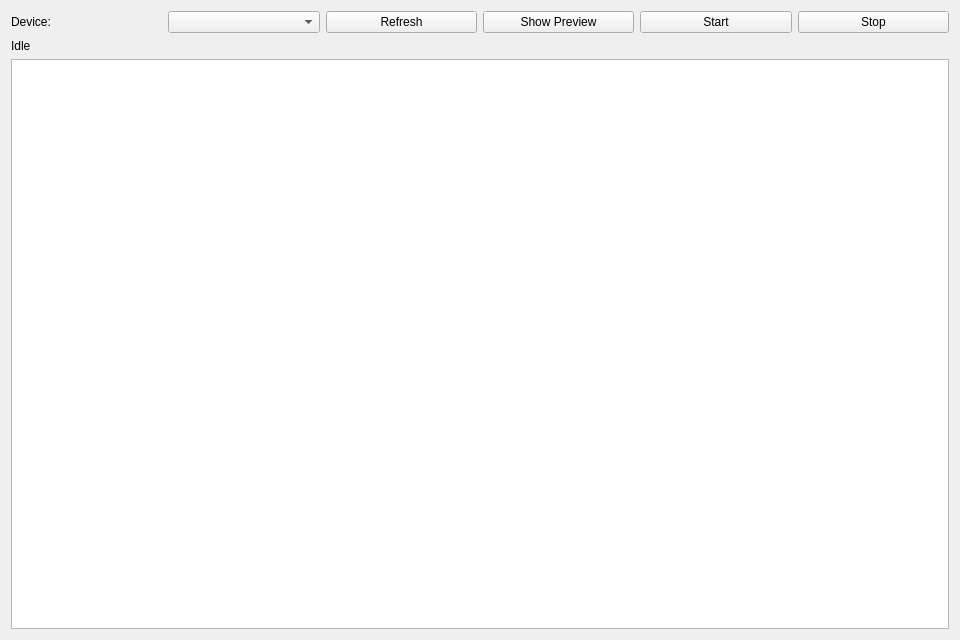
<?xml version="1.0" encoding="UTF-8"?>
<ui version="4.0">
 <class>MainWindow</class>
 <widget class="QWidget" name="MainWindow">
  <property name="geometry">
   <rect>
    <x>0</x>
    <y>0</y>
    <width>960</width>
    <height>640</height>
   </rect>
  </property>
  <property name="windowTitle">
   <string>GVFG Qt Preview Sample</string>
  </property>
  <layout class="QGridLayout" name="gridLayout">
   <item row="0" column="0">
    <layout class="QHBoxLayout" name="topLayout">
     <item>
      <widget class="QLabel" name="deviceLabel">
       <property name="text">
        <string>Device:</string>
       </property>
      </widget>
     </item>
     <item>
      <widget class="QComboBox" name="deviceCombo"/>
     </item>
     <item>
      <widget class="QPushButton" name="refreshButton">
       <property name="text">
        <string>Refresh</string>
       </property>
      </widget>
     </item>
     <item>
      <widget class="QPushButton" name="showPreviewButton">
       <property name="text">
        <string>Show Preview</string>
       </property>
      </widget>
     </item>
     <item>
      <widget class="QPushButton" name="startButton">
       <property name="text">
        <string>Start</string>
       </property>
      </widget>
     </item>
     <item>
      <widget class="QPushButton" name="stopButton">
       <property name="text">
        <string>Stop</string>
       </property>
      </widget>
     </item>
    </layout>
   </item>
   <item row="1" column="0">
    <widget class="QLabel" name="statusLabel">
     <property name="text">
      <string>Idle</string>
     </property>
    </widget>
   </item>
   <item row="2" column="0">
    <widget class="QPlainTextEdit" name="logEdit">
     <property name="readOnly">
      <bool>true</bool>
     </property>
    </widget>
   </item>
  </layout>
 </widget>
 <resources/>
 <connections/>
</ui>
